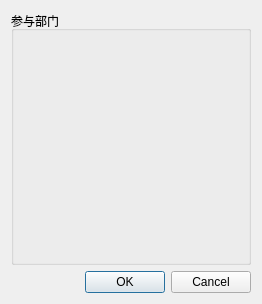
<?xml version="1.0" encoding="UTF-8"?>
<ui version="4.0">
 <class>parts_need_review</class>
 <widget class="QDialog" name="parts_need_review">
  <property name="geometry">
   <rect>
    <x>0</x>
    <y>0</y>
    <width>262</width>
    <height>304</height>
   </rect>
  </property>
  <property name="minimumSize">
   <size>
    <width>262</width>
    <height>304</height>
   </size>
  </property>
  <property name="windowTitle">
   <string>选择需参与的部门</string>
  </property>
  <property name="windowIcon">
   <iconset>
    <normaloff>icons/user.ico</normaloff>icons/user.ico</iconset>
  </property>
  <layout class="QVBoxLayout" name="verticalLayout_2">
   <item>
    <layout class="QVBoxLayout" name="verticalLayout">
     <item>
      <widget class="QGroupBox" name="groupBox">
       <property name="title">
        <string>参与部门</string>
       </property>
       <layout class="QVBoxLayout" name="verticalLayout_4">
        <item>
         <layout class="QVBoxLayout" name="verticalLayout_3"/>
        </item>
       </layout>
      </widget>
     </item>
     <item>
      <widget class="QDialogButtonBox" name="buttonBox">
       <property name="orientation">
        <enum>Qt::Horizontal</enum>
       </property>
       <property name="standardButtons">
        <set>QDialogButtonBox::Cancel|QDialogButtonBox::Ok</set>
       </property>
      </widget>
     </item>
    </layout>
   </item>
  </layout>
 </widget>
 <resources/>
 <connections>
  <connection>
   <sender>buttonBox</sender>
   <signal>accepted()</signal>
   <receiver>parts_need_review</receiver>
   <slot>accept()</slot>
   <hints>
    <hint type="sourcelabel">
     <x>248</x>
     <y>254</y>
    </hint>
    <hint type="destinationlabel">
     <x>157</x>
     <y>274</y>
    </hint>
   </hints>
  </connection>
  <connection>
   <sender>buttonBox</sender>
   <signal>rejected()</signal>
   <receiver>parts_need_review</receiver>
   <slot>reject()</slot>
   <hints>
    <hint type="sourcelabel">
     <x>316</x>
     <y>260</y>
    </hint>
    <hint type="destinationlabel">
     <x>286</x>
     <y>274</y>
    </hint>
   </hints>
  </connection>
 </connections>
</ui>
